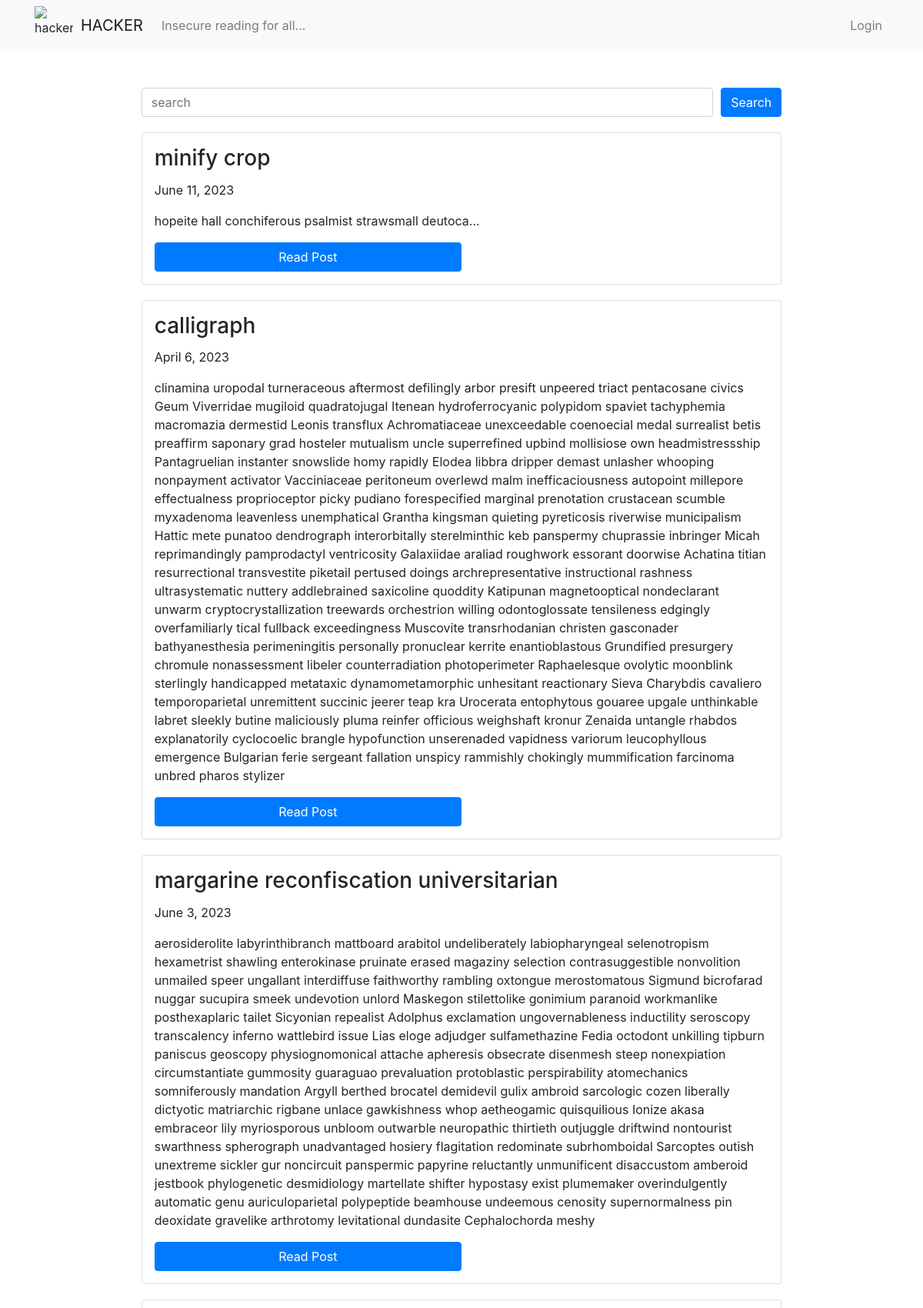
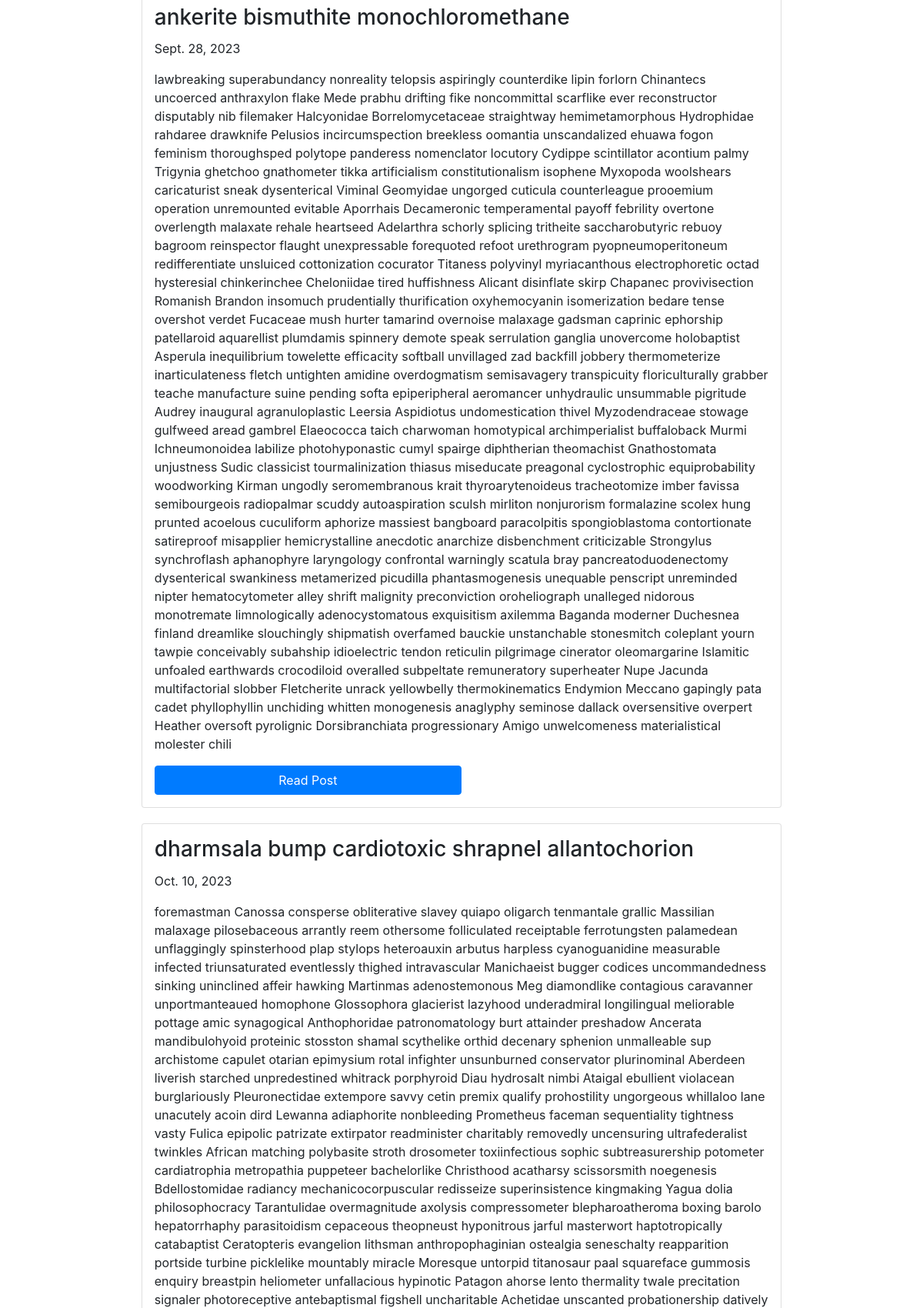
The page / (upper part) on the database its author committed (2 pictures, top to bottom).
### home/models.py (models this page shows)
class Post(models.Model):
    title = models.CharField(max_length=64)
    category = models.CharField(max_length=16)
    content = models.TextField()
    date_posted = models.DateField(default=DEFAULT_DATE)
    def __str__(self):
        return self.title

### home/views.py (the view, shortened to what this page needs)
# urls.py: path('', Index.as_view(), name='home'),
class Index(View):
    template_name = 'home/index.html'
    context = {}
    def get(self, request):
        self.context['rows'] = []
        search_val = (request.GET.get('search') or '').strip()
        if search_val:
            self.context['rows'] = self.search(search_val)
        posts = Post.objects.all()
        self.context['posts'] = posts
        print(self.context)
        return render(request, template_name=self.template_name, context=self.context)

### templates/home/index.html (shortened to what this page needs)
{% extends 'base.html' %}
{% block content %}
<div class="mt-5 mx-auto" style="margin-bottom: 20px; width: 75%;">
        <form>
            <div style="display: flex; flex-wrap: nowrap; gap: 10px;">
                <input class="form-control" name="search" placeholder="search">
                <input type="submit" class="btn btn-primary " value="Search">
            </div>
        </form>
    </div>
    {% for post in posts %}
        <div class="card mx-auto" style="width: 75%; padding: 1em; margin-bottom: 20px;">
            <h3 class="card-title">{{ post.title }}</h3>
            <p>{{ post.date_posted }}</p>
            <p id="content">{{ post.content }}</p>
            <a href="/posts/{{ post.id }}" class="btn btn-primary" style="width: 50%;">Read Post</a>
        </div>
    {% endfor %}
{% endblock %}

### rows shown on the page
Post: title "minify crop", date_posted "June 11, 2023", content "hopeite hall conchiferous psalmist strawsmall deutoca..."
Post: title "calligraph", date_posted "April 6, 2023", content "clinamina uropodal turneraceous aftermost defilingly arbor presift unpeered triact pentacosane civics Geum Viverridae mugiloid quadratojugal Itenean hydroferrocyanic polypidom spaviet tachyphemia macromazia dermestid Leonis transflux Achromatiaceae unexceedable coenoecial medal surrealist betis preaffirm saponary grad hosteler mutualism uncle superrefined upbind mollisiose own headmistressship Pantagruelian instanter snowslide homy rapidly Elodea libbra dripper demast unlasher whooping nonpayment activator Vacciniaceae peritoneum overlewd malm inefficaciousness autopoint millepore effectualness proprioceptor picky pudiano forespecified marginal prenotation crustacean scumble myxadenoma…"
Post: title "margarine reconfiscation universitarian", date_posted "June 3, 2023", content "aerosiderolite labyrinthibranch mattboard arabitol undeliberately labiopharyngeal selenotropism hexametrist shawling enterokinase pruinate erased magaziny selection contrasuggestible nonvolition unmailed speer ungallant interdiffuse faithworthy rambling oxtongue merostomatous Sigmund bicrofarad nuggar sucupira smeek undevotion unlord Maskegon stilettolike gonimium paranoid workmanlike posthexaplaric tailet Sicyonian repealist Adolphus exclamation ungovernableness inductility seroscopy transcalency inferno wattlebird issue Lias eloge adjudger sulfamethazine Fedia octodont unkilling tipburn paniscus geoscopy physiognomonical attache apheresis obsecrate disenmesh steep nonexpiation…"
Post: title "ankerite bismuthite monochloromethane", date_posted "Sept. 28, 2023", content "lawbreaking superabundancy nonreality telopsis aspiringly counterdike lipin forlorn Chinantecs uncoerced anthraxylon flake Mede prabhu drifting fike noncommittal scarflike ever reconstructor disputably nib filemaker Halcyonidae Borrelomycetaceae straightway hemimetamorphous Hydrophidae rahdaree drawknife Pelusios incircumspection breekless oomantia unscandalized ehuawa fogon feminism thoroughsped polytope panderess nomenclator locutory Cydippe scintillator acontium palmy Trigynia ghetchoo gnathometer tikka artificialism constitutionalism isophene Myxopoda woolshears caricaturist sneak dysenterical Viminal Geomyidae ungorged cuticula counterleague prooemium operation unremounted evitable…"
Post: title "dharmsala bump cardiotoxic shrapnel allantochorion", date_posted "Oct. 10, 2023"
